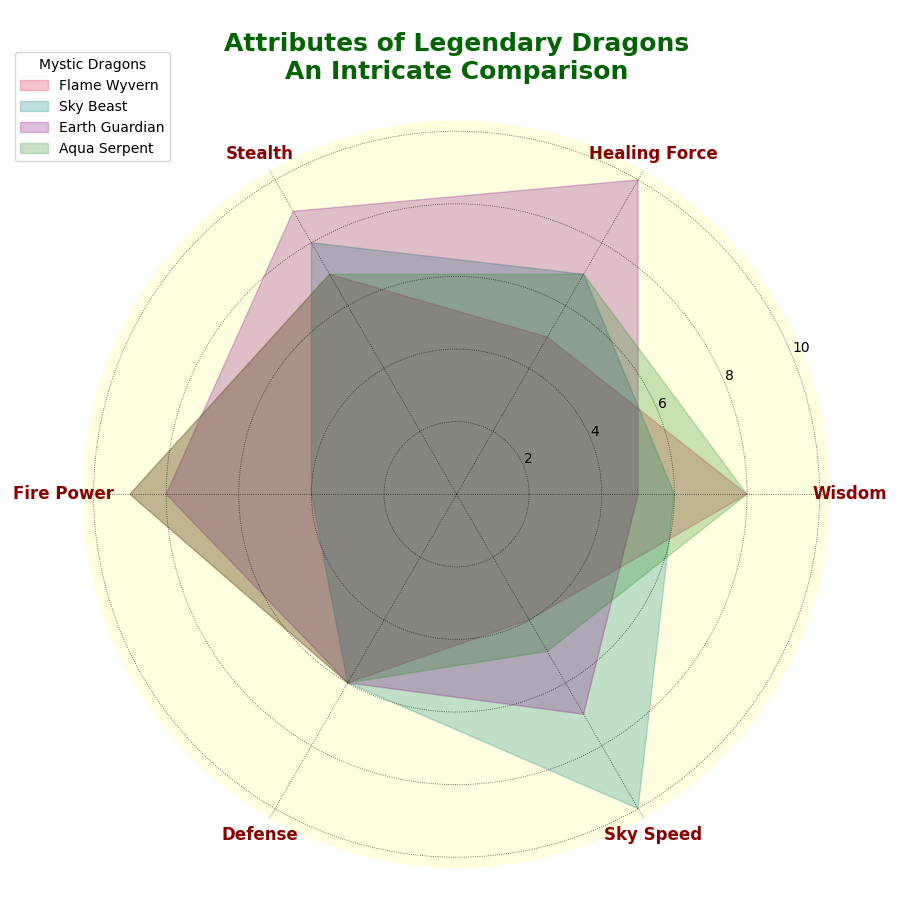

Reproduce this figure in Python.
import matplotlib.pyplot as plt
import numpy as np

# Dragon attributes
attributes = ['Wisdom', 'Healing Force', 'Stealth', 'Fire Power', 'Defense', 'Sky Speed']
n_attributes = len(attributes)

# Dragon attribute values
fire_dragon = [8, 5, 7, 9, 6, 4]
wind_dragon = [6, 7, 8, 4, 6, 10]
earth_dragon = [5, 10, 9, 8, 6, 7]
water_dragon = [8, 7, 7, 9, 6, 5]

# Ensure the plot closes at the same point
for dragon in [fire_dragon, wind_dragon, earth_dragon, water_dragon]:
    dragon += dragon[:1]

# Angles for radar plot
angles = np.linspace(0, 2 * np.pi, n_attributes, endpoint=False).tolist()
angles += angles[:1]

fig, ax = plt.subplots(figsize=(9, 9), subplot_kw=dict(polar=True))

dragon_data = [fire_dragon, wind_dragon, earth_dragon, water_dragon]
dragon_names = ['Flame Wyvern', 'Sky Beast', 'Earth Guardian', 'Aqua Serpent']

colors = ['crimson', 'teal', 'purple', 'forestgreen']

# Plot each dragon with filled areas
for i, dragon in enumerate(dragon_data):
    ax.fill(angles, dragon, color=colors[i], alpha=0.25, label=dragon_names[i])

plt.xticks(angles[:-1], attributes, fontsize=12, fontweight='bold', color='darkred')

ax.set_facecolor('lightyellow')
ax.grid(color='black', linestyle=':', linewidth=0.6, alpha=0.7)
ax.spines['polar'].set_visible(False)

plt.legend(loc='upper left', bbox_to_anchor=(-0.1, 1.1), title='Mystic Dragons', fontsize=10)

plt.title('Attributes of Legendary Dragons\nAn Intricate Comparison', size=18, fontweight='bold', pad=30, color='darkgreen')

plt.tight_layout()
plt.show()
